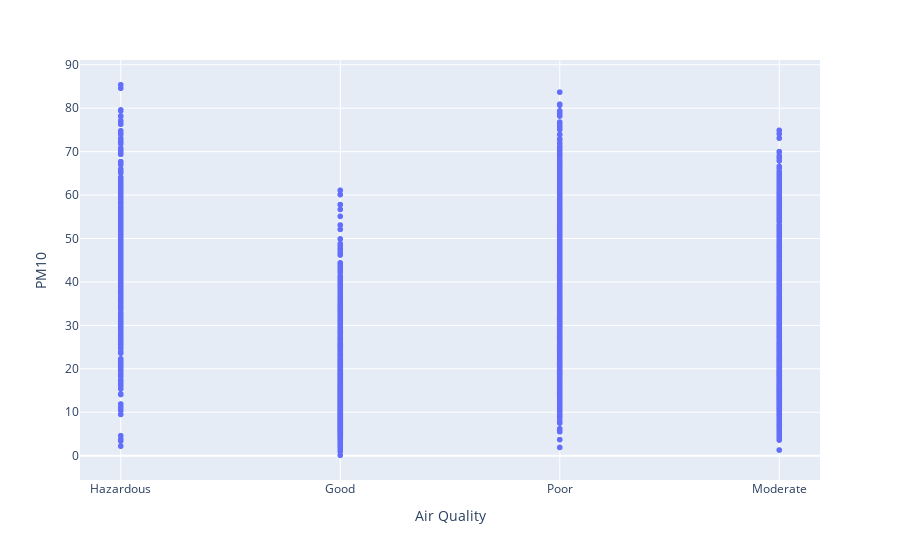

Here is the notebook cell this chart was saved with:
### Markdown cell above
### PM10

### Code cell
fig = px.scatter(air_train, x="Air Quality", y="PM10")
fig.show()

### Figure 1 — Plotly figure (JSON) as saved in the notebook; plotly's stock layout.template omitted (floating-point values rounded to 4 significant figures; data arrays with more than 128 entries replaced by an {"elided": "..."} marker saying what was removed)
{"data": [{"hovertemplate": "Air Quality=%{x}<br>PM10=%{y}<extra></extra>", "legendgroup": "", "marker": {"color": "#636efa", "symbol": "circle"}, "mode": "markers", "name": "", "showlegend": false, "type": "scattergl", "x": {"elided": "3694 str values"}, "xaxis": "x", "y": {"elided": "3694 float values"}, "yaxis": "y"}], "layout": {"legend": {"tracegroupgap": 0}, "margin": {"t": 60}, "xaxis": {"anchor": "y", "domain": [0, 1], "title": {"text": "Air Quality"}}, "yaxis": {"anchor": "x", "domain": [0, 1], "title": {"text": "PM10"}}}}
